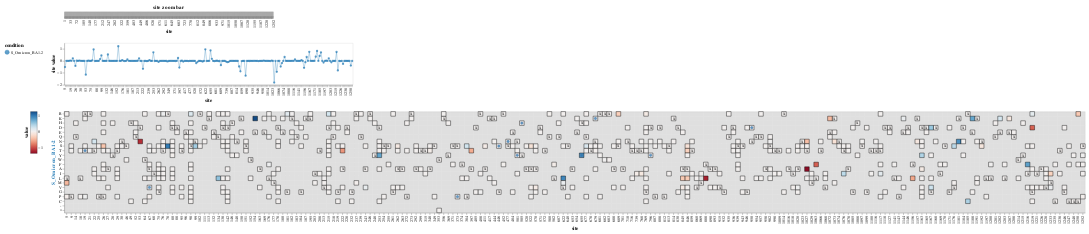

Here is the notebook cell this chart was saved with:
### Markdown cell above
Currently, the heatmaps place an "X" at the wildtype for the reference sequence _only_. All non-identical wildtypes are marked with dot, on the respective shifts parameter heatmap, in the respective condition color at the correct wildtype position.

### Code cell
model.mut_shift_plot(include_beta=False)

### Figure 1 — Vega-Lite specification as saved in the notebook (floating-point values rounded to 4 significant figures; data arrays with more than 128 entries replaced by an {"elided": "..."} marker saying what was removed)
{"config": {"view": {"continuousWidth": 300, "continuousHeight": 300}, "axis": {"grid": false, "labelOverlap": "parity"}, "padding": 10}, "vconcat": [{"data": {"name": "data-ba700416a2baa50eb38b75d6f88359a5"}, "mark": {"type": "rect"}, "encoding": {"color": {"value": "gray"}, "tooltip": [{"field": "site", "type": "quantitative"}], "x": {"field": "site", "sort": {"field": "_stat_site_order", "order": "ascending"}, "type": "ordinal"}}, "height": 11, "name": "view_24", "title": "site zoom bar", "width": 500}, {"layer": [{"mark": {"type": "line", "opacity": 0.7, "size": 1}, "encoding": {"color": {"field": "condition", "legend": {"orient": "left"}, "scale": {"domain": ["S_Omicron_BA1-2"], "range": ["#1f78b4"]}, "type": "nominal"}, "tooltip": [{"field": "site", "type": "quantitative"}, {"field": "condition", "type": "nominal"}, {"field": "_stat_site_val", "format": ".3g", "title": "site value", "type": "quantitative"}, {"field": "wildtype", "type": "nominal"}, {"field": "wildtype_S_Omicron_BA1-2", "type": "nominal"}], "x": {"field": "site", "sort": {"field": "_stat_site_order", "order": "ascending"}, "type": "ordinal"}, "y": {"field": "_stat_site_val", "scale": {"zero": true}, "title": "site value", "type": "quantitative"}}, "name": "view_23", "transform": [{"lookup": "site", "from": {"data": {"name": "data-36f4cd86adf9f153e0d86405509a0495"}, "key": "site", "fields": ["wildtype", "wildtype_S_Omicron_BA1-2", "_stat_site_order"]}}, {"calculate": "max(datum['value'],floor_at_zero['floor'])", "as": "_stat"}, {"joinaggregate": [{"op": "max", "field": "_stat", "as": "_stat_site_max"}], "groupby": ["site"]}, {"filter": "((datum['_stat_site_max'] >= (param_19['cutoff'] - 1e-06)) || (!isNumber(datum['_stat_site_max'])))"}, {"calculate": "(datum.wildtype !== datum.mutant)", "as": "_stat_not_wildtype"}, {"joinaggregate": [{"op": "max", "field": "_stat_not_wildtype", "as": "_stat_site_has_non_wildtype"}], "groupby": ["site"]}, {"filter": "datum['_stat_site_has_non_wildtype']"}, {"filter": {"param": "param_21"}}, {"aggregate": [{"op": "sum", "field": "_stat", "as": "_stat_sum"}, {"op": "mean", "field": "_stat", "as": "_stat_mean"}, {"op": "max", "field": "_stat", "as": "_stat_max"}, {"op": "min", "field": "_stat", "as": "_stat_min"}], "groupby": ["site", "wildtype", "wildtype_S_Omicron_BA1-2", "_stat_site_order", "condition"]}, {"fold": ["_stat_sum", "_stat_mean", "_stat_max", "_stat_min"], "as": ["_stat_site_stat", "_stat_site_val"]}, {"filter": {"param": "site_stat"}}, {"calculate": "true", "as": "_stat_show_line"}, {"filter": {"param": "param_20"}}]}, {"mark": {"type": "circle", "opacity": 0.7}, "encoding": {"color": {"field": "condition", "legend": {"orient": "left"}, "scale": {"domain": ["S_Omicron_BA1-2"], "range": ["#1f78b4"]}, "type": "nominal"}, "tooltip": [{"field": "site", "type": "quantitative"}, {"field": "condition", "type": "nominal"}, {"field": "_stat_site_val", "format": ".3g", "title": "site value", "type": "quantitative"}, {"field": "wildtype", "type": "nominal"}, {"field": "wildtype_S_Omicron_BA1-2", "type": "nominal"}], "x": {"field": "site", "sort": {"field": "_stat_site_order", "order": "ascending"}, "type": "ordinal"}, "y": {"field": "_stat_site_val", "scale": {"zero": true}, "title": "site value", "type": "quantitative"}}, "transform": [{"lookup": "site", "from": {"data": {"name": "data-36f4cd86adf9f153e0d86405509a0495"}, "key": "site", "fields": ["wildtype", "wildtype_S_Omicron_BA1-2", "_stat_site_order"]}}, {"calculate": "max(datum['value'],floor_at_zero['floor'])", "as": "_stat"}, {"joinaggregate": [{"op": "max", "field": "_stat", "as": "_stat_site_max"}], "groupby": ["site"]}, {"filter": "((datum['_stat_site_max'] >= (param_19['cutoff'] - 1e-06)) || (!isNumber(datum['_stat_site_max'])))"}, {"calculate": "(datum.wildtype !== datum.mutant)", "as": "_stat_not_wildtype"}, {"joinaggregate": [{"op": "max", "field": "_stat_not_wildtype", "as": "_stat_site_has_non_wildtype"}], "groupby": ["site"]}, {"filter": "datum['_stat_site_has_non_wildtype']"}, {"filter": {"param": "param_21"}}, {"aggregate": [{"op": "sum", "field": "_stat", "as": "_stat_sum"}, {"op": "mean", "field": "_stat", "as": "_stat_mean"}, {"op": "max", "field": "_stat", "as": "_stat_max"}, {"op": "min", "field": "_stat", "as": "_stat_min"}], "groupby": ["site", "wildtype", "wildtype_S_Omicron_BA1-2", "_stat_site_order", "condition"]}, {"fold": ["_stat_sum", "_stat_mean", "_stat_max", "_stat_min"], "as": ["_stat_site_stat", "_stat_site_val"]}, {"filter": {"param": "site_stat"}}]}], "data": {"name": "data-ff2425401f2424ab087d468cc5485ee0"}, "height": 100, "width": 690}, {"vconcat": [{"layer": [{"mark": {"type": "rect", "color": "gray", "opacity": 0.25}, "encoding": {"x": {"field": "site", "sort": {"field": "_stat_site_order", "order": "ascending"}, "type": "ordinal"}, "y": {"field": "mutant", "scale": {"domain": ["R", "K", "H", "D", "E", "Q", "N", "S", "T", "Y", "W", "F", "A", "I", "L", "M", "V", "G", "P", "C", "-", "*"]}, "sort": ["R", "K", "H", "D", "E", "Q", "N", "S", "T", "Y", "W", "F", "A", "I", "L", "M", "V", "G", "P", "C", "-", "*"], "title": null, "type": "nominal"}}, "name": "view_25", "transform": [{"lookup": "site", "from": {"data": {"name": "data-36f4cd86adf9f153e0d86405509a0495"}, "key": "site", "fields": ["wildtype", "wildtype_S_Omicron_BA1-2", "_stat_site_order"]}}, {"calculate": "max(datum['value'],floor_at_zero['floor'])", "as": "_stat"}, {"joinaggregate": [{"op": "max", "field": "_stat", "as": "_stat_site_max"}], "groupby": ["site"]}, {"filter": "((datum['_stat_site_max'] >= (param_19['cutoff'] - 1e-06)) || (!isNumber(datum['_stat_site_max'])))"}, {"calculate": "(datum.wildtype !== datum.mutant)", "as": "_stat_not_wildtype"}, {"joinaggregate": [{"op": "max", "field": "_stat_not_wildtype", "as": "_stat_site_has_non_wildtype"}], "groupby": ["site"]}, {"filter": "datum['_stat_site_has_non_wildtype']"}, {"filter": {"param": "param_21"}}, {"filter": "(datum['condition'] === 'S_Omicron_BA1-2')"}, {"impute": "_stat_dummy", "key": "mutant", "groupby": ["site"], "keyvals": ["R", "K", "H", "D", "E", "Q", "N", "S", "T", "Y", "W", "F", "A", "I", "L", "M", "V", "G", "P", "C", "-", "*"], "value": null}]}, {"mark": {"type": "rect"}, "encoding": {"color": {"field": "_stat", "legend": {"gradientLength": 100, "gradientStrokeColor": "black", "gradientStrokeWidth": 0.5, "orient": "left", "title": "value", "titleOrient": "left"}, "scale": {"domainMax": 1.232, "domainMid": 0, "domainMin": {"expr": "floor_at_zero.floor"}, "nice": false, "scheme": "redblue", "type": "linear", "zero": true}, "type": "quantitative"}, "stroke": {"value": "black"}, "tooltip": [{"field": "site", "type": "nominal"}, {"field": "wildtype", "type": "nominal"}, {"field": "mutant", "type": "nominal"}, {"field": "value", "format": ".3g", "type": "quantitative"}, {"field": "condition", "type": "nominal"}, {"field": "β", "format": ".3g", "type": "quantitative"}, {"field": "wildtype_S_Omicron_BA1-2", "type": "nominal"}], "x": {"axis": {"labels": true, "ticks": true, "title": "site"}, "field": "site", "sort": {"field": "_stat_site_order", "order": "ascending"}, "type": "ordinal"}, "y": {"field": "mutant", "scale": {"domain": ["R", "K", "H", "D", "E", "Q", "N", "S", "T", "Y", "W", "F", "A", "I", "L", "M", "V", "G", "P", "C", "-", "*"]}, "sort": ["R", "K", "H", "D", "E", "Q", "N", "S", "T", "Y", "W", "F", "A", "I", "L", "M", "V", "G", "P", "C", "-", "*"], "title": null, "type": "nominal"}}, "title": {"text": "S_Omicron_BA1-2", "anchor": "middle", "color": "#1f78b4", "orient": "left"}, "transform": [{"lookup": "site", "from": {"data": {"name": "data-36f4cd86adf9f153e0d86405509a0495"}, "key": "site", "fields": ["wildtype", "wildtype_S_Omicron_BA1-2", "_stat_site_order"]}}, {"calculate": "max(datum['value'],floor_at_zero['floor'])", "as": "_stat"}, {"joinaggregate": [{"op": "max", "field": "_stat", "as": "_stat_site_max"}], "groupby": ["site"]}, {"filter": "((datum['_stat_site_max'] >= (param_19['cutoff'] - 1e-06)) || (!isNumber(datum['_stat_site_max'])))"}, {"calculate": "(datum.wildtype !== datum.mutant)", "as": "_stat_not_wildtype"}, {"joinaggregate": [{"op": "max", "field": "_stat_not_wildtype", "as": "_stat_site_has_non_wildtype"}], "groupby": ["site"]}, {"filter": "datum['_stat_site_has_non_wildtype']"}, {"filter": {"param": "param_21"}}, {"filter": "(datum['condition'] === 'S_Omicron_BA1-2')"}]}, {"mark": {"type": "text", "color": "black", "text": "x"}, "encoding": {"x": {"field": "site", "sort": {"field": "_stat_site_order", "order": "ascending"}, "type": "ordinal"}, "y": {"field": "mutant", "scale": {"domain": ["R", "K", "H", "D", "E", "Q", "N", "S", "T", "Y", "W", "F", "A", "I", "L", "M", "V", "G", "P", "C", "-", "*"]}, "sort": ["R", "K", "H", "D", "E", "Q", "N", "S", "T", "Y", "W", "F", "A", "I", "L", "M", "V", "G", "P", "C", "-", "*"], "title": null, "type": "nominal"}}, "transform": [{"lookup": "site", "from": {"data": {"name": "data-36f4cd86adf9f153e0d86405509a0495"}, "key": "site", "fields": ["wildtype", "wildtype_S_Omicron_BA1-2", "_stat_site_order"]}}, {"calculate": "max(datum['value'],floor_at_zero['floor'])", "as": "_stat"}, {"joinaggregate": [{"op": "max", "field": "_stat", "as": "_stat_site_max"}], "groupby": ["site"]}, {"filter": "((datum['_stat_site_max'] >= (param_19['cutoff'] - 1e-06)) || (!isNumber(datum['_stat_site_max'])))"}, {"calculate": "(datum.wildtype !== datum.mutant)", "as": "_stat_not_wildtype"}, {"joinaggregate": [{"op": "max", "field": "_stat_not_wildtype", "as": "_stat_site_has_non_wildtype"}], "groupby": ["site"]}, {"filter": "datum['_stat_site_has_non_wildtype']"}, {"filter": {"param": "param_21"}}, {"filter": "(datum.mutant === datum.wildtype)"}, {"filter": "(datum.wildtype === datum.mutant)"}]}, {"mark": {"type": "point", "fill": "#1f78b4"}, "encoding": {"x": {"field": "site", "sort": {"field": "_stat_site_order", "order": "ascending"}, "type": "ordinal"}, "y": {"field": "mutant", "scale": {"domain": ["R", "K", "H", "D", "E", "Q", "N", "S", "T", "Y", "W", "F", "A", "I", "L", "M", "V", "G", "P", "C", "-", "*"]}, "sort": ["R", "K", "H", "D", "E", "Q", "N", "S", "T", "Y", "W", "F", "A", "I", "L", "M", "V", "G", "P", "C", "-", "*"], "title": null, "type": "nominal"}}, "transform": [{"lookup": "site", "from": {"data": {"name": "data-36f4cd86adf9f153e0d86405509a0495"}, "key": "site", "fields": ["wildtype", "wildtype_S_Omicron_BA1-2", "_stat_site_order"]}}, {"calculate": "max(datum['value'],floor_at_zero['floor'])", "as": "_stat"}, {"joinaggregate": [{"op": "max", "field": "_stat", "as": "_stat_site_max"}], "groupby": ["site"]}, {"filter": "((datum['_stat_site_max'] >= (param_19['cutoff'] - 1e-06)) || (!isNumber(datum['_stat_site_max'])))"}, {"calculate": "(datum.wildtype !== datum.mutant)", "as": "_stat_not_wildtype"}, {"joinaggregate": [{"op": "max", "field": "_stat_not_wildtype", "as": "_stat_site_has_non_wildtype"}], "groupby": ["site"]}, {"filter": "datum['_stat_site_has_non_wildtype']"}, {"filter": {"param": "param_21"}}, {"filter": "(datum['condition'] === 'S_Omicron_BA1-2')"}, {"filter": "(datum['wildtype_S_Omicron_BA1-2'] !== datum.wildtype)"}, {"filter": "(datum['wildtype_S_Omicron_BA1-2'] === datum.mutant)"}]}], "height": {"step": 11}, "width": {"step": 11}}], "data": {"name": "data-ff2425401f2424ab087d468cc5485ee0"}, "resolve": {"scale": {"color": "shared", "x": "shared"}}, "spacing": 10}], "params": [{"name": "param_21", "select": {"type": "interval", "encodings": ["x"], "mark": {"stroke": "black", "strokeWidth": 2}}, "views": ["view_24", "view_23", "view_25"]}, {"name": "site_stat", "select": {"type": "point", "fields": ["_stat_site_stat"]}, "bind": {"input": "radio", "options": ["_stat_sum", "_stat_mean", "_stat_max", "_stat_min"], "labels": ["sum", "mean", "max", "min"], "name": "site value statistic"}, "value": [{"_stat_site_stat": "_stat_sum"}], "views": ["view_23"]}, {"name": "param_20", "select": {"type": "point", "fields": ["_stat_show_line"]}, "bind": {"input": "radio", "options": [true, false], "labels": ["yes", "no"], "name": "show line on site plot"}, "value": [{"_stat_show_line": true}], "views": ["view_23"]}, {"name": "floor_at_zero", "select": {"type": "point", "fields": ["floor"]}, "bind": {"input": "radio", "options": [0, -1.363], "labels": ["yes", "no"], "name": "floor value at zero"}, "value": [{"floor": -1.363}], "views": ["view_24", "view_23", "view_25"]}, {"name": "param_19", "select": {"type": "point", "fields": ["cutoff"]}, "bind": {"input": "range", "max": 1.232, "min": -1.363, "name": "minimum max of value at site"}, "value": [{"cutoff": -1.363}], "views": ["view_24", "view_23", "view_25"]}], "resolve": {"scale": {"color": "independent"}}, "$schema": "https://vega.github.io/schema/vega-lite/v5.6.1.json", "datasets": {"data-ba700416a2baa50eb38b75d6f88359a5": {"elided": "1057 records"}, "data-ff2425401f2424ab087d468cc5485ee0": {"elided": "1507 records"}, "data-36f4cd86adf9f153e0d86405509a0495": {"elided": "1057 records"}}}
